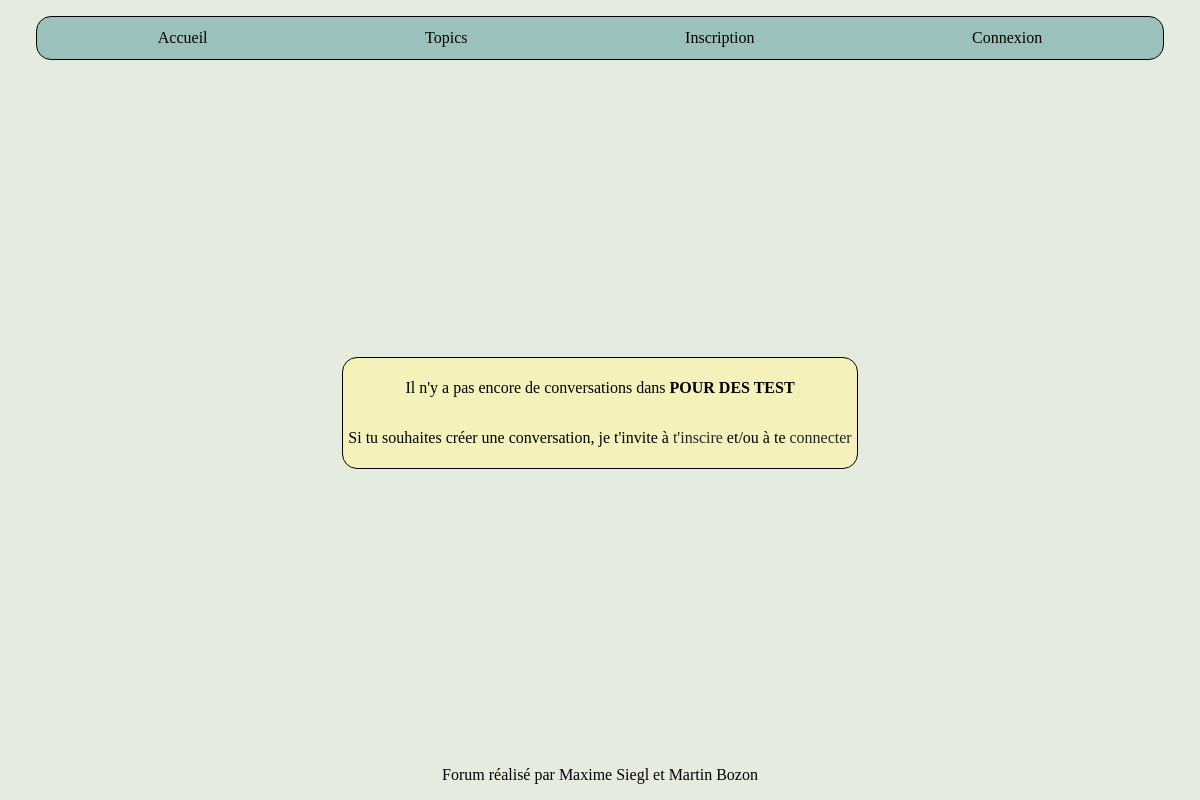
The app's page /conversation.php?id_topic=5, older data.
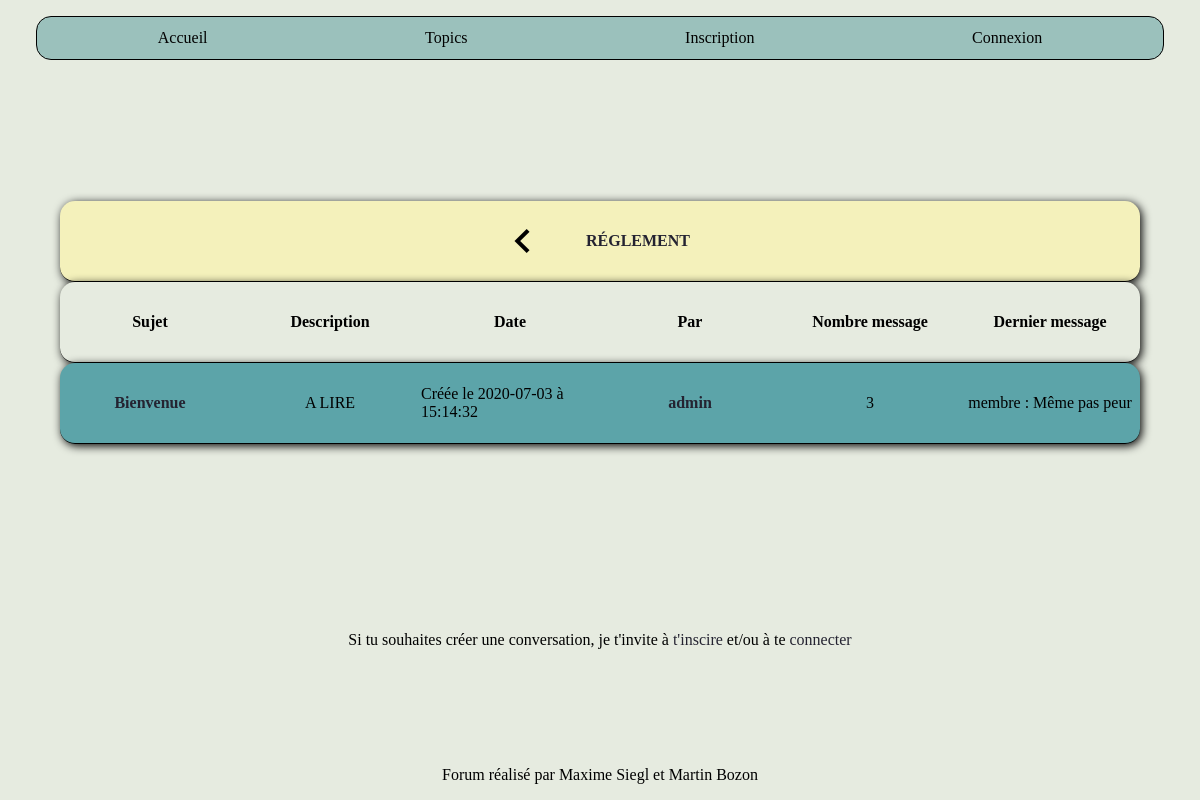
The same page, newer data.
### tables this page shows
CREATE TABLE IF NOT EXISTS `topics` (
  `id` int(11) NOT NULL AUTO_INCREMENT,
  `id_utilisateur` int(11) NOT NULL,
  `titre` varchar(140) NOT NULL,
  `description` varchar(255) NOT NULL,
  `id_confidentialite` int(11) NOT NULL,
  `date` datetime NOT NULL DEFAULT current_timestamp(),
  PRIMARY KEY (`id`)
);

CREATE TABLE IF NOT EXISTS `conversations` (
  `id` int(11) NOT NULL AUTO_INCREMENT,
  `id_utilisateur` int(11) NOT NULL,
  `id_topic` int(11) NOT NULL,
  `titre` varchar(140) NOT NULL,
  `description` varchar(255) NOT NULL,
  `date` datetime NOT NULL DEFAULT current_timestamp(),
  `id_confidentialite` int(11) NOT NULL,
  PRIMARY KEY (`id`),
  KEY `id_topic` (`id_topic`)
);

CREATE TABLE IF NOT EXISTS `utilisateurs` (
  `id` int(11) NOT NULL AUTO_INCREMENT,
  `login` varchar(80) NOT NULL,
  `mdp` varchar(80) NOT NULL,
  `nom` varchar(255) NOT NULL,
  `prenom` varchar(255) NOT NULL,
  `mail` varchar(255) NOT NULL,
  `avatar` varchar(255) DEFAULT NULL,
  `id_confidentialite` int(11) NOT NULL DEFAULT 2,
  PRIMARY KEY (`id`)
);

CREATE TABLE IF NOT EXISTS `messages` (
  `id` int(11) NOT NULL AUTO_INCREMENT,
  `id_conversation` int(11) NOT NULL,
  `id_utilisateur` int(11) NOT NULL,
  `message` varchar(255) NOT NULL,
  `date` datetime DEFAULT current_timestamp(),
  PRIMARY KEY (`id`),
  KEY `id_conversation` (`id_conversation`)
);

### include/php_conversation.php (called while the page is built, shortened)
<?php
    require_once 'fonctions/fonction_conversation.php';
    $connexionbdd = connexionbdd();
    if(isset($_GET["id_topic"]))
        {
            $id_topic = $_GET["id_topic"];
            $requete_titre_topic = "SELECT titre FROM topics WHERE id=$id_topic";
            $query_titre_topic = mysqli_query($connexionbdd, $requete_titre_topic);
            $resultat_titre_topic = mysqli_fetch_all($query_titre_topic, MYSQLI_ASSOC);
            $titre_topic = $resultat_titre_topic[0]["titre"];
            if(isset($_SESSION["id_confidentialite"]) && ($_SESSION["id_confidentialite"]==3 || $_SESSION["id_confidentialite"]==4))
                {
                    $requete_conversation = "SELECT * FROM utilisateurs INNER JOIN conversations ON conversations.id_utilisateur=utilisateurs.id WHERE id_topic=$id_topic";
                }
            else if(isset($_SESSION["id_confidentialite"]) && $_SESSION["id_confidentialite"]==2)
                {
                    $requete_conversation = "SELECT * FROM utilisateurs INNER JOIN conversations ON conversations.id_utilisateur=utilisateurs.id WHERE id_topic=$id_topic AND (conversations.id_confidentialite=1 OR conversations.id_confidentialite=2)";
                }
            else
                {
                    $requete_conversation = "SELECT * FROM utilisateurs INNER JOIN conversations ON conversations.id_utilisateur=utilisateurs.id WHERE id_topic=$id_topic AND conversations.id_confidentialite=1";
                }
        }
    else
        {
            header("location:topic.php");
        }
    $query_conversation = mysqli_query($connexionbdd, $requete_conversation);
    $conversation = mysqli_fetch_all($query_conversation, MYSQLI_ASSOC);
?>

### conversation.php (the view, shortened to what the changed rows need)
<?php
    include 'include/php_conversation.php';
?>
<!DOCTYPE html>
<html>
<head>
    <link rel="stylesheet" href="css/style.css"/>
    <link rel="stylesheet" href="css/style.css">
</head>
<body>
    <main id="conversation">
        <?php
            if(empty($conversation))
                {
                    ?>
                    <section id="no_conv">
                         <p>Il n'y a pas encore de conversations dans <b><?php echo strtoupper($titre_topic);?></b></p>
                    <?php
                    if(!isset($_SESSION["login"]))
                        {
                            ?>
                            <p>Si tu souhaites créer une conversation, je t'invite à <a href="inscription.php">t'inscire</a> et/ou à te <a href="connexion.php">connecter</a></p>
                            <?php
                        }
                    ?>
                    </section>
                    <?php
                }
            else
                {
                    ?>
                    <table class="table_tc">
                        <thead>
                            <tr>
                                <th><a href="topic.php"><img src="image/retour.png" alt="fleche retour" class="titre_retour"> <?php echo mb_strtoupper($titre_topic);?></a></th>
                            </tr>
                            <tr class="titre_table">
                                <th>Sujet</th>
                                <th>Description</th>
                                <th>Date</th>
                                <th>Par</th>
                                <th>Nombre message</th>
                                <th>Dernier message</th>
                            </tr>
                        </thead>
                        <tbody>
                    <?php
                    foreach($conversation as $nbconversation => $info_conv)
                        {
                            ?>
                            <tr>
                                <td><a href="messages.php?id_conv=<?php echo $info_conv["id"];?>"><?php echo $info_conv["titre"]; ?></a></td>
                                <td><?php echo $info_conv["description"];?></td>
                                <td><?php date_conv($info_conv);?></td>
                                <td><a href="membre.php?id_posteur=<?php echo $info_conv["id_utilisateur"];?>"><?php echo $info_conv["login"];?></a></td>
                                <?php count_message($info_conv); ?>
                                <?php dernier_msg($info_conv["id"]); ?>
                            </tr>
                            <?php
                        }
                            ?>
                        </tbody>
                    </table>
                            <?php
                            if(!isset($_SESSION["login"]))
                                {
                                    ?>
                                    <p>Si tu souhaites créer une conversation, je t'invite à <a href="inscription.php">t'inscire</a> et/ou à te <a href="connexion.php">connecter</a></p>
                                    <?php
                                }
                }
        ?>
    </main>
</body>
</html>

### fonctions/fonction_conversation.php (shortened to what the changed rows need)
            <?php
function date_conv($info_conv)
    {
        $date = explode(" ", $info_conv["date"]);
        $jour = $date[0];
        $heure = $date[1];
        echo "Créée le " . $jour . " à " . $heure;
    }
function count_message($info_conv)
    {
        $id = $info_conv["id"];
        $connexionbdd = connexionbdd();
        $requete_message = "SELECT COUNT(id) FROM messages WHERE id_conversation=$id";
        $query_message = mysqli_query($connexionbdd, $requete_message);
        $count_message = mysqli_fetch_all($query_message, MYSQLI_ASSOC);
        ?>
            <td><?php echo $count_message[0]["COUNT(id)"];?></td>
        <?php
        return $count_message;
    }
function dernier_msg($id_conversation)
    {
        $connexionbdd = connexionbdd();
        $requete_max_id = "SELECT MAX(id) FROM messages WHERE id_conversation=$id_conversation";
        $query_requete_max_id = mysqli_query($connexionbdd, $requete_max_id);
        $resultat_max_id = mysqli_fetch_all($query_requete_max_id, MYSQLI_ASSOC);
        $max_id = $resultat_max_id[0]["MAX(id)"];
        if(!empty($max_id))
            {
                $requete_last_msg = "SELECT message,date, login FROM utilisateurs INNER JOIN messages ON messages.id_utilisateur=utilisateurs.id WHERE id_conversation=$id_conversation AND messages.id=$max_id";
                $query_last_msg = mysqli_query($connexionbdd, $requete_last_msg);
                $last_msg = mysqli_fetch_all($query_last_msg, MYSQLI_ASSOC);
                ?>
                <td><?php echo $last_msg[0]["login"];?> : <?php echo $last_msg[0]["message"];?></td>
                <?php
            }
        else
            {
                ?>
                <td></td>
                <?php
            }
    }
                ?>

Row changes from the older to the newer data that the page shows:
changed topics: titre "POUR DES TEST" → "RÉGLEMENT"
now on this page (row edited): conversations: titre "Bienvenue", description "A LIRE", date "2020-07-03", date "15:14:32", id_utilisateur.login "admin", COUNT "3", utilisateurs.login "membre", messages.message "Même pas peur"
Text that changed along with them:
text no longer shown: "Il n'y a pas encore de conversations dans"
text now shown: "Sujet Description Date Par Nombre message Dernier message"
